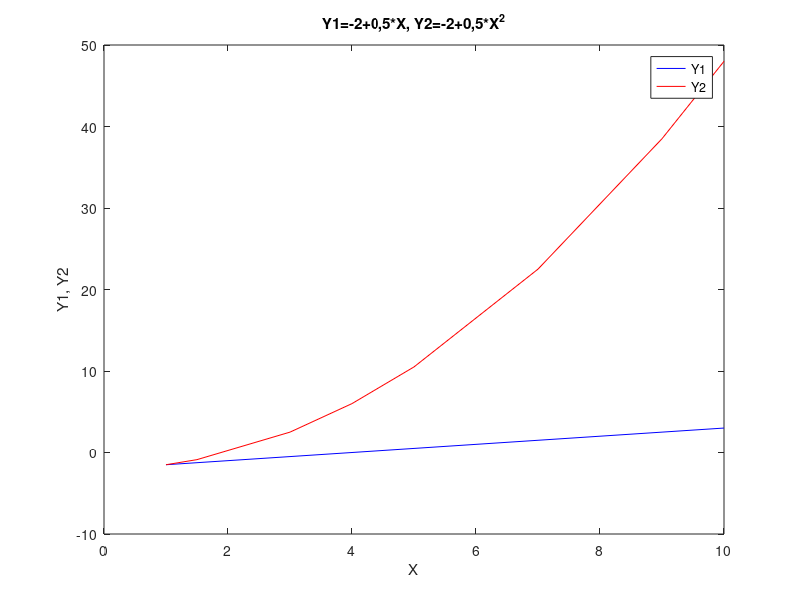

The MATLAB script that drew this image:
%ECON HW1 Xinle Pang
%% Question 1

X=[1,1.5,3,4,5,7,9,10];
Y1=-2+0.5*X;
Y2=-2+0.5*X.^2;

figure
plot(X, Y1, 'b', X, Y2, 'r');
title('Y1=-2+0,5*X, Y2=-2+0,5*X^2');
xlabel('X'); ylabel('Y1, Y2');
legend('Y1', 'Y2');

%% Question 2
clear 

X=linspace(-10, 20, 200);
sumX=0;

for i=1:200
   sumX=sumX+X(i); %sum x element by element
end

%% Question 3
clear

A=[2,4,6;1,7,5;3,12,4];
b=[-2;3;10];

C=A'*b;
D=(A'*A)\b;
E=sum(A,2)'*b;
F=A([1 3], [1 2]);
x=A\b;